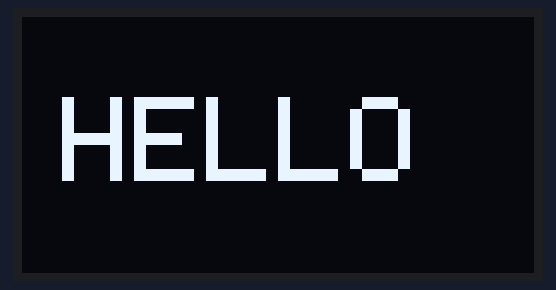
Simulated run of this sketch. Board: Arduino Uno, built with avr-gcc and run on an emulated ATmega328P. Shown: 128×64 one-colour display.

Above: at 0.1 s.

The sketch:

Adafruit_HELLO.ino
```cpp
#include <Adafruit_GFX.h>
#include <Adafruit_SSD1306.h>
#include <Wire.h>

#define SCREEN_WIDTH 128
#define SCREEN_HEIGHT 64
Adafruit_SSD1306 display(SCREEN_WIDTH, SCREEN_HEIGHT, &Wire, -1);


void setup() {
  if(!display.begin(SSD1306_SWITCHCAPVCC, 0x3C)) {
    for(;;); // 初期化失敗なら停止
  }
  display.clearDisplay();

  // 文字スタイル設定
  display.setTextSize(3);               // 文字サイズ（1が標準、3なら3倍）
  display.setTextColor(SSD1306_WHITE);  // 白で描画
  display.setCursor(10, 20);            // 表示位置 (x=30, y=20)
  display.println(F("HELLO"));             // Hiを表示

  display.display(); // 画面更新
}

void loop() {

}
```
